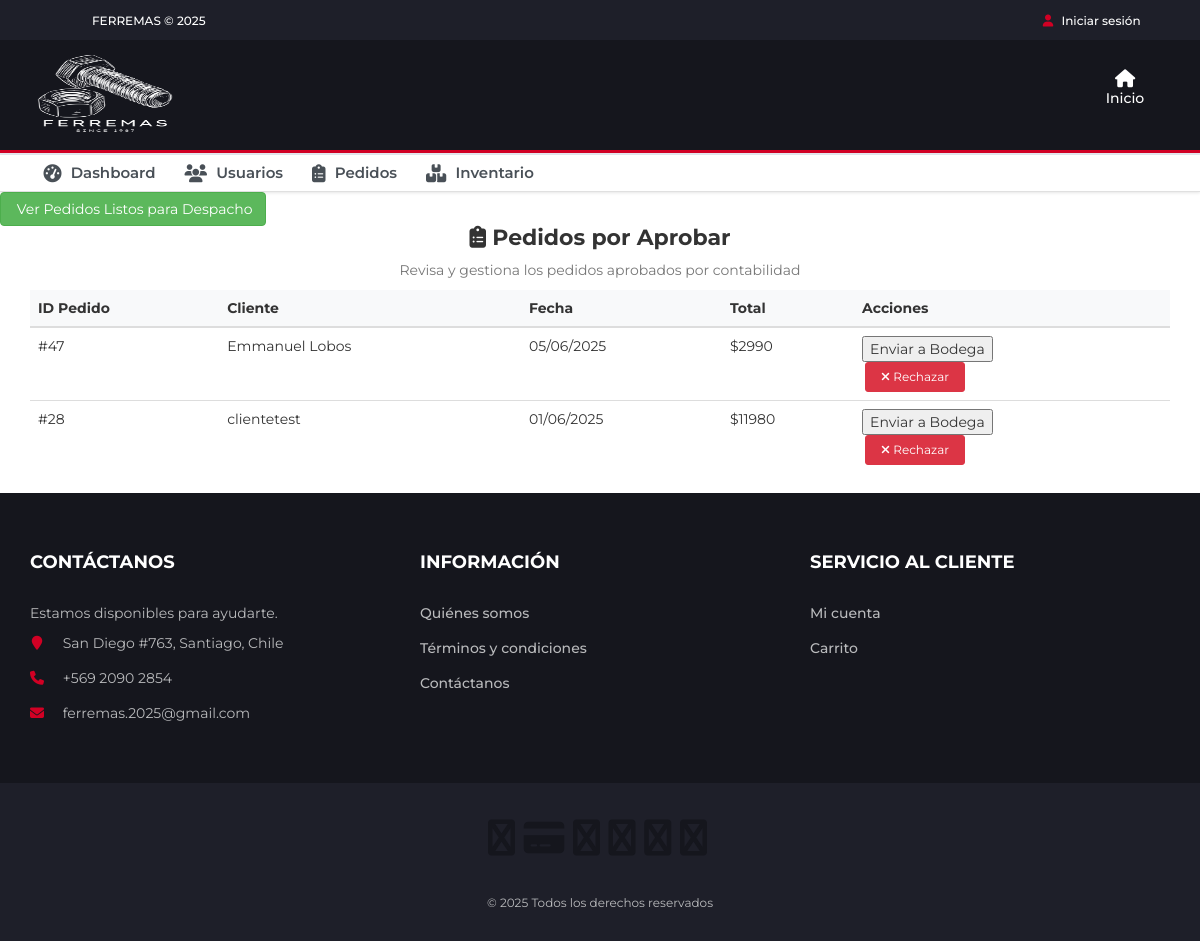
Screenshot of /vendedor/pedidos/ (signed in) with the database file from the repository.
### app/models.py (models this page shows, shortened)
class Pedido(models.Model):
    fecha = models.DateTimeField(auto_now_add=True)
    tipo_entrega = models.CharField(max_length=50)  # “Retiro en tienda” o “Despacho a domicilio”
    cliente = models.ForeignKey(Cliente, on_delete=models.CASCADE, related_name='pedidos')
    estado_pedido = models.ForeignKey(EstadoPedido, on_delete=models.PROTECT, related_name='pedidos')
    pago = models.ForeignKey(Pago, on_delete=models.PROTECT, related_name='pedidos')
    empleado = models.ForeignKey(Empleado, on_delete=models.PROTECT, related_name='pedidos')
    motivo_rechazo = models.TextField(blank=True, null=True)
    def get_total(self):
        return sum(detalle.precio_unidad * detalle.cantidad for detalle in self.detalles.all())
    def get_total_con_despacho(self):
        total = self.get_total()
        if self.tipo_entrega == 'Despacho a domicilio':
            total += 2990
        return total

### app/views.py (the view)
# urls.py: path('vendedor/pedidos/', views.pedidos_vendedor, name='pedidos_vendedor'),
def pedidos_vendedor(request):
    estado_pagado = get_object_or_404(EstadoPedido, desc_estado='Pagado')
    pedidos = Pedido.objects.filter(
        estado_pedido=estado_pagado
    ).exclude(
        estado_pedido__desc_estado__in=['En preparación', 'Rechazado']
    ).order_by('-fecha')
    pedidos_data = []
    for pedido in pedidos:
        pedidos_data.append({
            'pedido': pedido,
            'cliente': pedido.cliente.user.get_full_name() or pedido.cliente.user.username,
            'total': pedido.get_total_con_despacho(),
            'fecha': pedido.fecha.strftime('%d/%m/%Y'),
        })
    return render(request, 'app/vendedor/pedidos_vendedor.html', {
        'pedidos_data': pedidos_data
    })

### app/templates/app/vendedor/pedidos_vendedor.html (shortened to what this page needs)
{% extends 'app/base.html' %}
{% load static %}
{% block content %}
<link rel="stylesheet" href="https://cdnjs.cloudflare.com/ajax/libs/font-awesome/6.5.0/css/all.min.css">
<div class="mb-4">
    <a href="{% url 'pedidos_preparados' %}" class="btn btn-success">
         Ver Pedidos Listos para Despacho
    </a>
</div>
<div class="container py-5">
  <div class="text-center mb-5">
    <h1 class="page-title"><i class="fas fa-clipboard-list me-2"></i> Pedidos por Aprobar</h1>
    <p class="text-muted">Revisa y gestiona los pedidos aprobados por contabilidad</p>
  </div>
  {% if pedidos_data %}
    <div class="table-responsive">
      <table class="table table-hover">
        <thead class="table-light">
          <tr>
            <th>ID Pedido</th>
            <th>Cliente</th>
            <th>Fecha</th>
            <th>Total</th>
            <th>Acciones</th>
          </tr>
        </thead>
        <tbody>
          {% for pedido in pedidos_data %}
          <tr>
            <td>#{{ pedido.pedido.id }}</td>
            <td>{{ pedido.cliente }}</td>
            <td>{{ pedido.fecha }}</td>
            <td>${{ pedido.total|floatformat:0 }}</td>
            <td>
              <form method="post" action="{% url 'gestionar_pedido_vendedor' pedido.pedido.id %}">
              <button type="submit" …>Enviar a Bodega</button>
              </form>
              <button type="button" class="btn btn-danger btn-sm btn-accion btn-rechazar"
                      data-bs-toggle="modal" data-bs-target="#rechazoModal{{ pedido.pedido.id }}">
                <i class="fas fa-times me-1"></i> Rechazar
              </button>
            </td>
          </tr>
          {% endfor %}
        </tbody>
      </table>
    </div>
  {% else %}
    <div class="alert alert-info">
      <i class="fas fa-info-circle me-2"></i>
      No hay pedidos pendientes de aprobación en este momento.
    </div>
  {% endif %}
</div>
{% endblock %}

### app/static/app/css/style.css (style rules this page uses)
body { font-family: 'Montserrat', sans-serif; font-weight: 400; color: #333; }
h1, h2, h3, h4, h5, h6 { color: #2B2D42; font-weight: 700; margin: 0 0 10px; }
a { color: #2B2D42; font-weight: 500; -webkit-transition: 0.2s color; transition: 0.2s color; }

### app/templates/app/vendedor/pedidos_vendedor.html (style rules this page uses)
.page-title { font-size: 2.2rem; font-weight: 700; color: #333; }
.btn-accion { min-width: 100px; margin: 0 3px; }
.btn-rechazar { background-color: #dc3545; border-color: #dc3545; }
.table thead { background-color: #f8f9fa; }
.table td, .table th { vertical-align: middle; }

### rows the page displays
Pedido: pedido.id "47", cliente "Emmanuel Lobos", fecha "05/06/2025", total "2990"
Pedido: pedido.id "28", cliente "clientetest", fecha "01/06/2025", total "11980"
